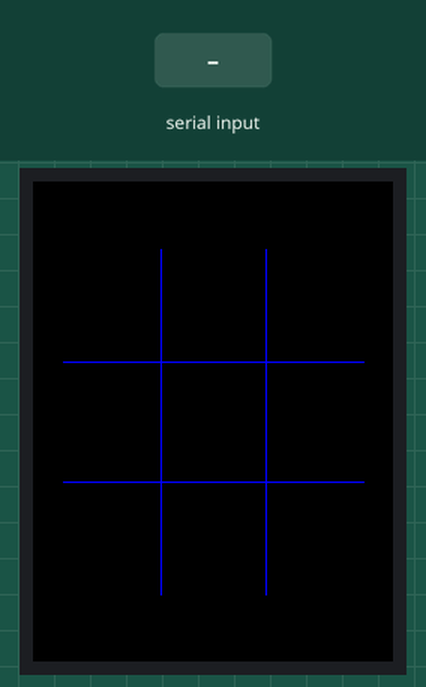
This sketch was run on a simulated Arduino Uno, built with avr-gcc and run on an emulated ATmega328P. Parts: 240×320 colour display. The inputs (shaded band) are chosen by the test bench. What the sketch prints to the serial monitor is not drawn.

Above: at 1.4 s.
1.5 s: "win,1\n" received over Serial
At 2.1 s:
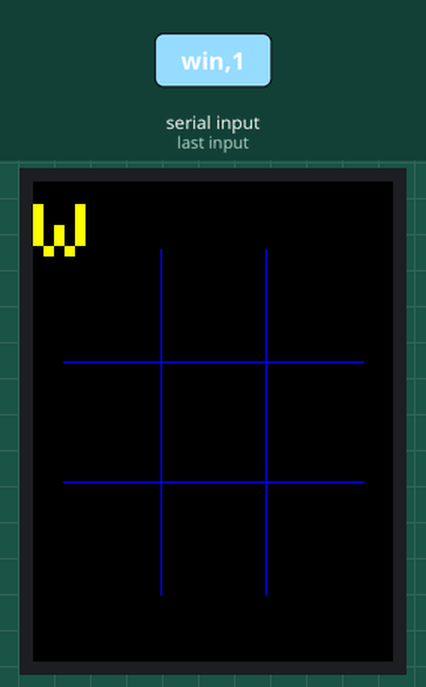
3.0 s: "win" received over Serial
At 3.9 s:
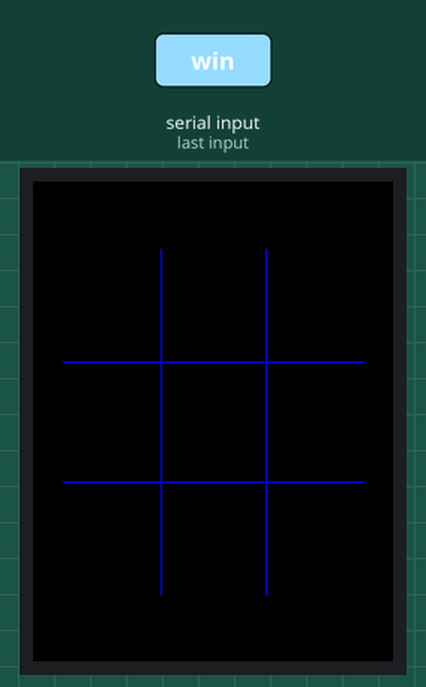
4.6 s: "win,150\n" received over Serial
At 5.2 s:
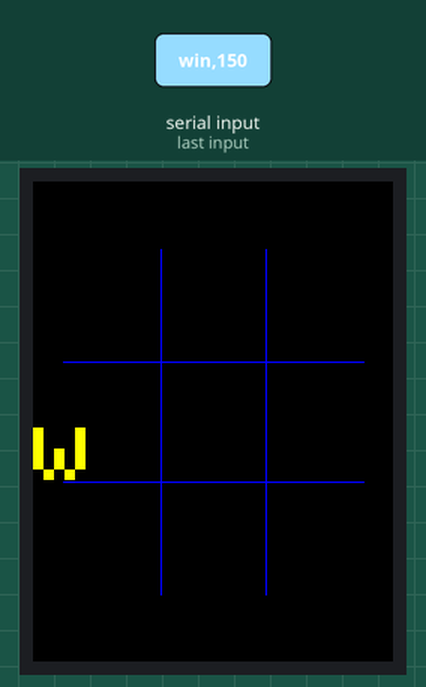
6.1 s: "90,45\n" received over Serial
At 6.5 s:
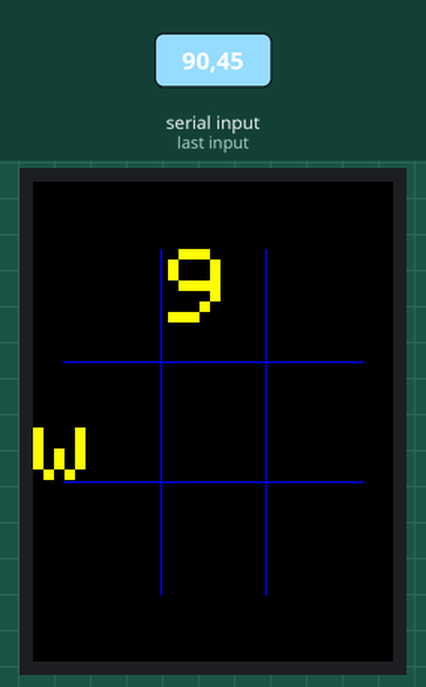
7.6 s: "win,1\n" received over Serial
At 8.8 s:
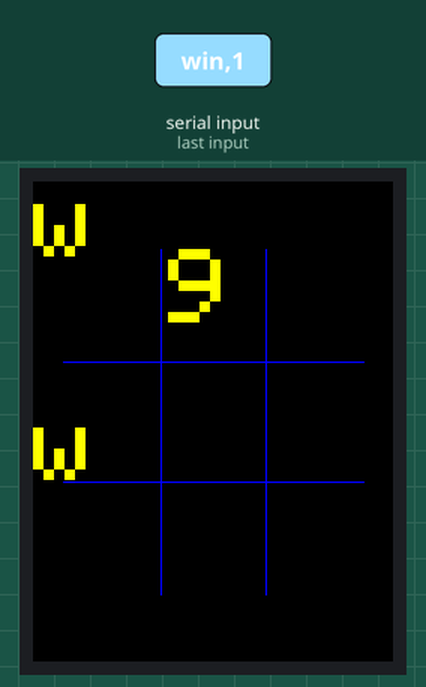
9.1 s: "1,90,45\n" received over Serial
At 10.4 s:
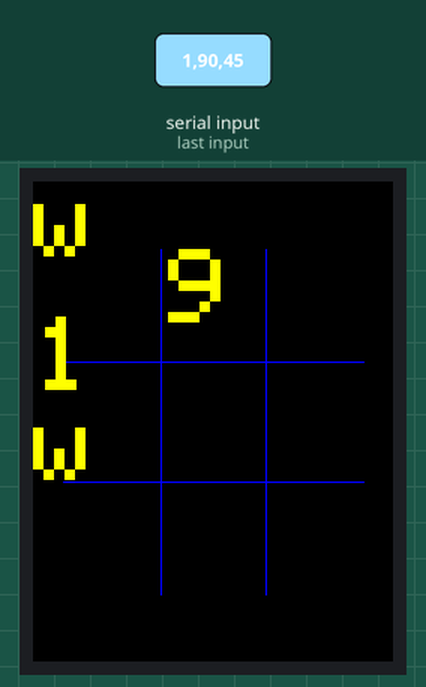
Timing chart, 0 to 11.6 s (numbered marks = the images above; inputs shaded):
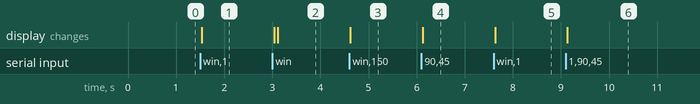

The sketch:

arduino_bluetooth.ino
```cpp
#include "SPI.h"
#include "Adafruit_GFX.h"
#include "Adafruit_ILI9341.h"


Adafruit_ILI9341 tft = Adafruit_ILI9341(10, 9, 11, 13, 8, 12);


String message = "";


void setup()
{
  Serial.begin(9600);
  tft.begin();
  drawBoard();
}

void loop()
{
  while (Serial.available() > 0) {
     message = message + char(Serial.read());
  }

  Serial.print(message);

  if(message == "win" && message != "w"){
    drawBoard();
    message = "";
  }else{
    char symbol = message[0];
    int destinationsBorder = message.indexOf(',');
    String firstDestination = message.substring(message.indexOf('(') + 1 , destinationsBorder);
    String secondDestination = message.substring( destinationsBorder + 1, message.indexOf(')'));

    Serial.println(symbol);
    Serial.println(firstDestination);
    Serial.println(secondDestination);

    tft.setCursor(0,0);
    tft.setTextColor(ILI9341_YELLOW);  tft.setTextSize(7);

    tft.setCursor(firstDestination.toInt(),secondDestination.toInt());
    tft.print(String(symbol));

    message = "";
  }

  delay(100);
 }

 void drawBoard(){
   tft.fillScreen(ILI9341_BLACK);
    tft.drawLine(85, 45, 85 , 275, ILI9341_BLUE);
    tft.drawLine(155, 45, 155 , 275, ILI9341_BLUE);
    tft.drawLine(20, 200, 220 , 200, ILI9341_BLUE);
    tft.drawLine(20, 120, 220, 120, ILI9341_BLUE);

}
```

Measured:
- after the input at 1.5 s, the display: changes at once (image 1)
- after the input at 3.0 s, the display: first changes at once (image 2 shows a later state)
- after the input at 4.6 s, the display: changes at once (image 3)
- after the input at 6.1 s, the display: changes at once (image 4)
- after the input at 7.6 s, the display: changes at once (image 5)
- after the input at 9.1 s, the display: changes at once (image 6)
